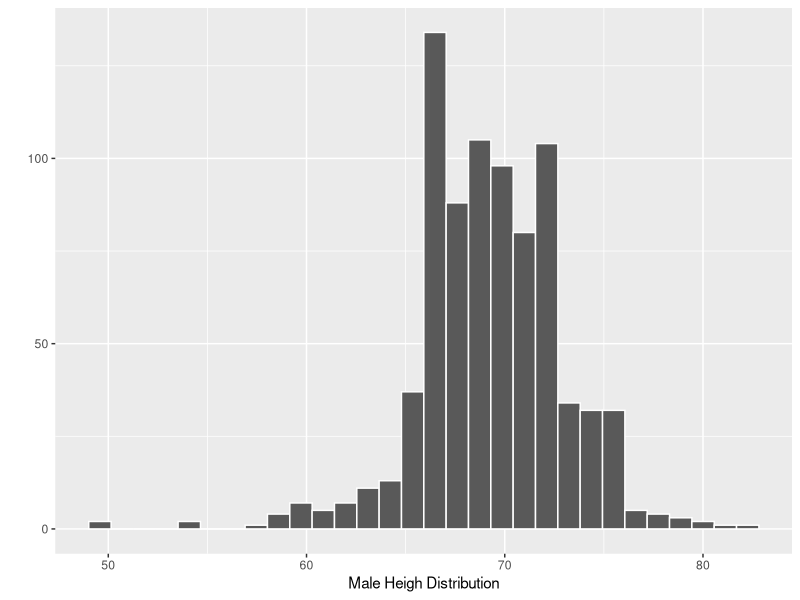
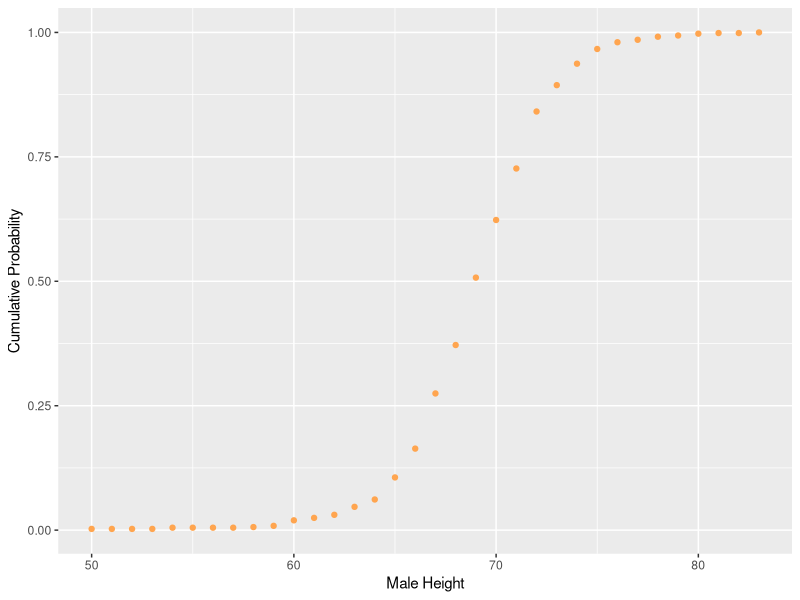
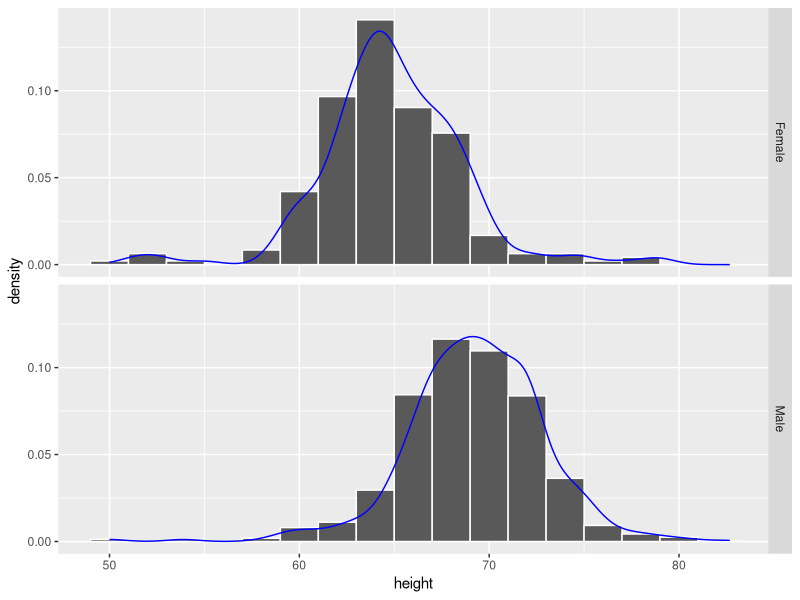

Write R code to recreate these figures, in order.
library(tidyverse)
library(dslabs)

#Define an empirical Cumulative Distribution Function (eCDF)
data(heights)
maleHeights = heights %>% filter(sex == 'Male') %>% '$'(height)

#In this case eCDF is just a proportion of the above list which its value is less than a specific one.
maleHeightCDF = function(h) mean(maleHeights <= h)


#For example, probability of picking a male that his height is less than 65 inches is:
maleHeightCDF(65)

#Let take a look how male heighs are distributed:
qplot(x = maleHeights, col = I('white'), xlab = 'Male Heigh Distribution')

#And how is eCDF look like:
maleHeightProb = sapply(seq(floor(min(maleHeights)), ceiling(max(maleHeights)), by = 1), maleHeightCDF)

qplot(x = seq(floor(min(maleHeights)), ceiling(max(maleHeights)), by = 1), y = maleHeightProb, col = I('tan1'),
      xlab = 'Male Height', ylab = 'Cumulative Probability')

ggplot(heights, aes(x = height)) + 
  geom_histogram(aes(y = ..density..), col = 'white', binwidth = 2) + 
  geom_density(col = 'blue') +
  facet_grid(rows = vars(sex))

#Simulation a Random Walk
#You stay at the midle of the way
#4 metres on your left hand side is Western Restaurant
#5 metres on your right hand side is Asian Restaurant
#You do not know to choose and roll a dice
#If a dice come up with 1, 2, 3, 4 you will go to the left with 1 metre
#If a dice come up with 5, 6 you will go to the right with 1 metre
#You stop rolling dice if you reach one of these restaurant
#Calculate a probability to go to the Western Restaurant

#Create a function that simulate a random walk
#If we go left we will go to a negative side with 1 unit
#If we go right we will go to a positive side
#Function return -4 means we will go to the  Western Restaurant
#And 5 for Asian one.
randomWalk = function(){
  target = 0
  while (!target %in% c(-4, 5)){
    target = target + sample(c(-1, 1), size = 1, prob = c(2/3, 1/3))
  }
  return(target)
}

#We do it 10000 times
randomwlkSim = replicate(10000, randomWalk())

#Let see a result
prop.table(table(randomwlkSim))

#So that, probability to go to Western Restaurant is 0.9708

#Now, compare with mathematic formulation
#This is a case of Random Walk with absorbing barriers
#Formulation is: p(a) = (s^a - 1)/(s^b - 1)
#In our case, a = 5, b = 9, s = (1/3)/(2/3) = 1/2
(0.5^5 - 1)/(0.5^9 - 1)

#It is 0.9706458, very closed with our simulation result.
